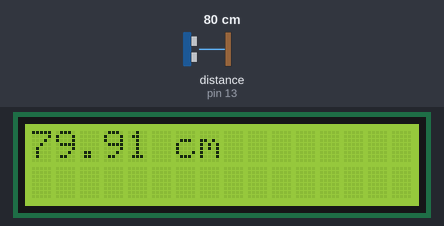
Simulated run of this sketch. Board: Arduino Uno, built with avr-gcc and run on an emulated ATmega328P. Shown: 16×2 character LCD. Wiring (inferred from the names in the program): ultrasonic range finder: trigger pin 10; echo pin 13. The inputs (shaded band) are chosen by the test bench; at power-on: distance to the obstacle (sensor on pin 13) 80 cm. The echo pulse lasts 58.3 µs per cm.

Above: at 1.2 s.
1.3 s: distance to the obstacle (sensor on pin 13) set to 4 cm
At 2.8 s:
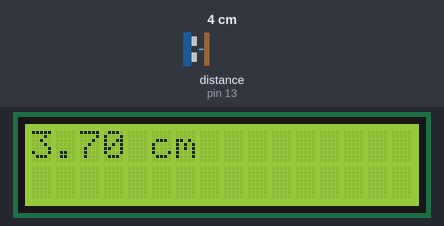
5.4 s: distance to the obstacle (sensor on pin 13) set to 2 cm
At 6.5 s:
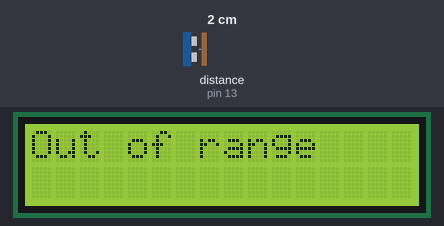
9.5 s: distance to the obstacle (sensor on pin 13) set to 9 cm
At 11.0 s:
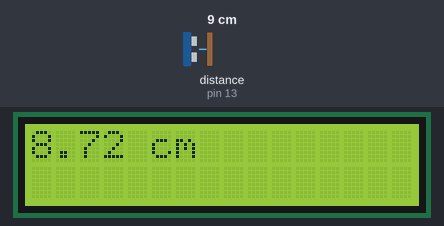
Timing chart, 0 to 12.5 s (numbered marks = the images above; inputs shaded):
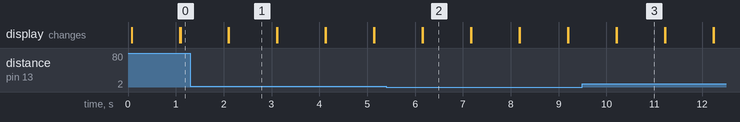

Measured:
- the behaviour switches between 3 and 2 cm on distance to the obstacle (sensor on pin 13) (found by bisection; images 1 and 2)
- after the input at 1.3 s, the display: first differs from a run without the input after 0.81 s (image 1)
- after the input at 5.4 s, the display: first differs from a run without the input after 0.76 s (image 2)
- after the input at 9.5 s, the display: first differs from a run without the input after 0.72 s (image 3)
- what the display in image 1 shows lasts 1.0 s, from 2.1 s to 3.1 s

The sketch:

HC-SR04.distance.meter.LCD.I2C.ino
```cpp
#include <Wire.h>
#include <LCD.h>
#include <LiquidCrystal_I2C.h>
#define trigPin 10
#define echoPin 13


#define I2C_ADDR 0x27
#define Rs_pin 0
#define Rw_pin 1
#define En_pin 2
#define BACKLIGHT_PIN 3
#define D4_pin 4
#define D5_pin 5
#define D6_pin 6
#define D7_pin 7
LiquidCrystal_I2C lcd(I2C_ADDR,En_pin,Rw_pin,Rs_pin,D4_pin,D5_pin,D6_pin,D7_pin);

void setup() {
  pinMode(trigPin, OUTPUT);
  pinMode(echoPin, INPUT);
  Serial.begin(9600);
  lcd.setBacklightPin(BACKLIGHT_PIN,POSITIVE);
  lcd.setBacklight(HIGH);
  lcd.home ();
  lcd.begin(16,2);
}

void loop() {
  float duration, distance;
  digitalWrite(trigPin, LOW);
  delayMicroseconds(2);

  digitalWrite(trigPin, HIGH);
  delayMicroseconds(10);
  digitalWrite(trigPin, LOW);

  duration = pulseIn(echoPin, HIGH);
  distance = (duration / 2) * 0.0344;


lcd.setCursor(0,0);
  if (distance >= 400 || distance <= 2){
    lcd.print("Out of range");
    delay(500);
  }
  else {
    lcd.print(distance);
    lcd.print(" cm");
    delay(500);
  }
  delay(500);
  lcd.clear();
}
```
